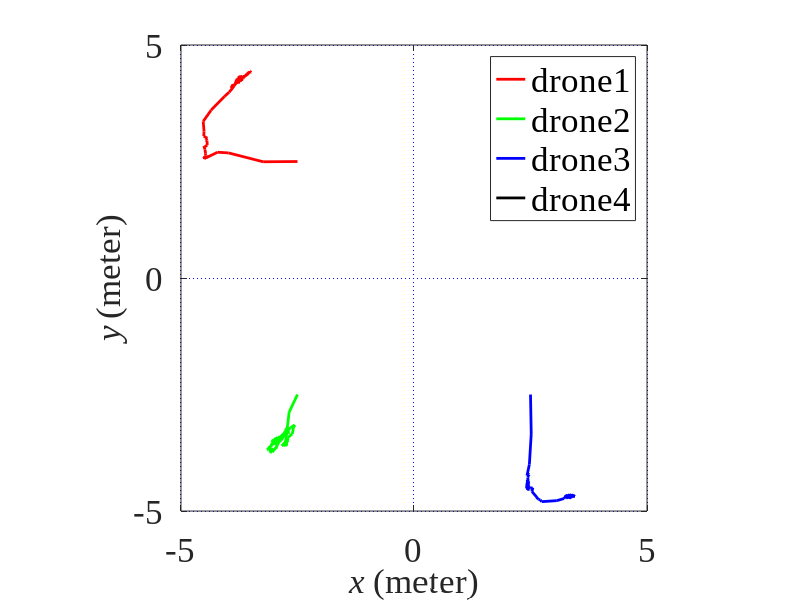

Source code (MATLAB):

clc;
clear;
%%% 画无人机的轨迹
% load('./21/net_big/network_trajectry_02_0.mat')  % RCDPR-big
load('./21/net_small1/network_trajectry_02_0.mat')  % RCDPR-small
r=0.5; %圆的半径为1
c=[0.5 0 4]; %圆心的坐标
delta = 30;
delta_begin1 = 1;  % 都为delta_begin1
delta_begin2 = 0;  % 除了fixed_small为0，其他都尉delta_begin1

x1 = drone1_pos(delta_begin1:delta:length(drone1_pos)-delta_begin2,1);
y1 = drone1_pos(delta_begin1:delta:length(drone1_pos)-delta_begin2,2);
z1 = drone1_pos(delta_begin1:delta:length(drone1_pos)-delta_begin2,3);

x2 = drone2_pos(delta_begin1:delta:length(drone2_pos)-delta_begin2,1);
y2 = drone2_pos(delta_begin1:delta:length(drone2_pos)-delta_begin2,2);
z2 = drone2_pos(delta_begin1:delta:length(drone2_pos)-delta_begin2,3);

x3 = drone3_pos(delta_begin1:delta:length(drone3_pos)-delta_begin2,1);
y3 = drone3_pos(delta_begin1:delta:length(drone3_pos)-delta_begin2,2);
z3 = drone3_pos(delta_begin1:delta:length(drone3_pos)-delta_begin2,3);

x4 = drone4_pos(delta_begin1:delta:length(drone4_pos)-delta_begin2,1);
y4 = drone4_pos(delta_begin1:delta:length(drone4_pos)-delta_begin2,2);
z4 = drone4_pos(delta_begin1:delta:length(drone4_pos)-delta_begin2,3);

% draw
% figure();
% plot3(x1,y1,z1,'r-','LineWidth',2)
% hold on;
% plot3(x2,y2,z2,'r-','LineWidth',2)
% hold on;
% plot3(x3,y3,z3,'r-','LineWidth',2)
% hold on;
% plot3(x4,y4,z4,'r-','LineWidth',2)
% grid on;
% %%%%%%%%%%%%%%%%坐标轴相关设置
% set(gca,'GridLineStyle',':','GridColor','b','GridAlpha',1);%添加网格虚线
% set(gca,'FontName','Times New Roman','FontSize',25);
% set(gca,'FontSize',25);
% xlabel('\it\fontname{Times New Roman}x \rm(meter)','FontSize',25,'Rotation',30)
% ylabel('\it\fontname{Times New Roman}y \rm(meter)','FontSize',25,'Rotation',-40)
% zlabel('\it\fontname{Times New Roman}z \rm(meter)','FontSize',25)
% hl20 = legend('CDPR','Target','FontName','Times New Roman','FontSize',25);
% % hl20 = legend('RCDPR','Target','FontName','Times New Roman','FontSize',25);
% 
% set(hl20,'Box','on');
% axis equal;
% % axis([-0.5,1.5,-1.0,1.0,3.5,4.5]) %big
% set(gca,'XTickLabelRotation',-45)
% % title('(a)','fontsize',25,'position',[2,1.0])


figure();
plot(x1,y1,'r-','LineWidth',2)
hold on;
plot(x2,y2,'g-','LineWidth',2)
hold on;
plot(x3,y3,'b-','LineWidth',2)
hold on;
plot(x4,y4,'k-','LineWidth',2)
grid on;
%%%%%%%%%%%%%%%%坐标轴相关设置
set(gca,'GridLineStyle',':','GridColor','b','GridAlpha',1);%添加网格虚线
set(gca,'FontName','Times New Roman','FontSize',25);
set(gca,'FontSize',25);
xlabel('\it\fontname{Times New Roman}x \rm(meter)','FontSize',25,'Rotation',0)
ylabel('\it\fontname{Times New Roman}y \rm(meter)','FontSize',25,'Rotation',90)
hl20 = legend('drone1','drone2','drone3','drone4','FontName','Times New Roman','FontSize',25);
axis equal;
xticks([-5,0,5]);
yticks([-5,0,5]);
axis([-5,5,-5.0,5.0]) %big

